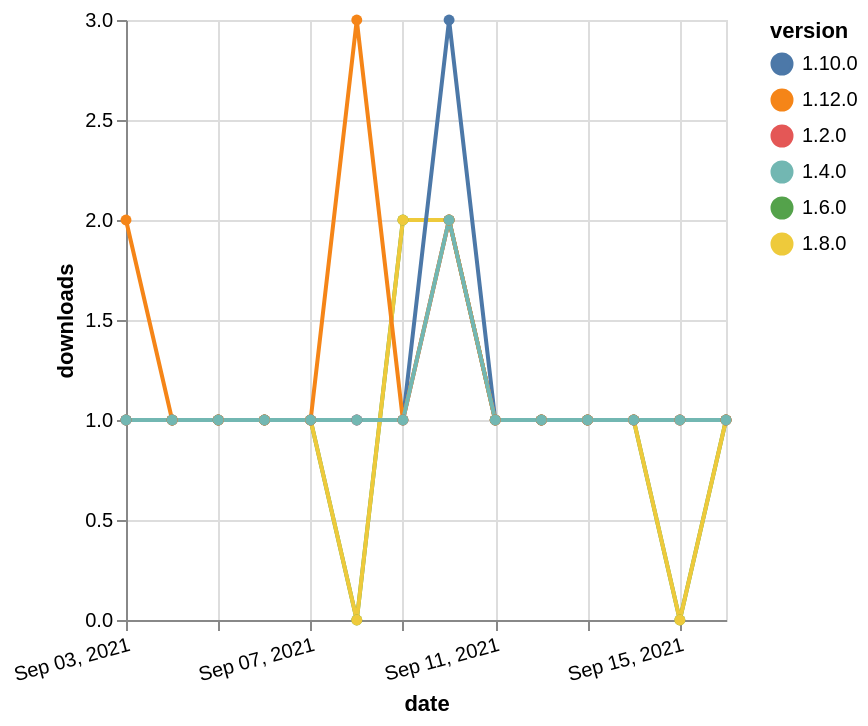

The specification (Vega-Lite) saved for this image:
### Vega-Lite specification from a JSON file in a GitHub repository (floating-point values rounded to 4 significant figures)
{"$schema": "https://vega.github.io/schema/vega-lite/v5.json", "description": "A simple bar chart with embedded data.", "data": {"values": [{"date": "2021-09-03", "total": 185, "delta": 1, "version": "1.6.0"}, {"date": "2021-09-04", "total": 186, "delta": 1, "version": "1.6.0"}, {"date": "2021-09-05", "total": 187, "delta": 1, "version": "1.6.0"}, {"date": "2021-09-06", "total": 188, "delta": 1, "version": "1.6.0"}, {"date": "2021-09-07", "total": 189, "delta": 1, "version": "1.6.0"}, {"date": "2021-09-08", "total": 189, "delta": 0, "version": "1.6.0"}, {"date": "2021-09-09", "total": 191, "delta": 2, "version": "1.6.0"}, {"date": "2021-09-10", "total": 193, "delta": 2, "version": "1.6.0"}, {"date": "2021-09-11", "total": 194, "delta": 1, "version": "1.6.0"}, {"date": "2021-09-12", "total": 195, "delta": 1, "version": "1.6.0"}, {"date": "2021-09-13", "total": 196, "delta": 1, "version": "1.6.0"}, {"date": "2021-09-14", "total": 197, "delta": 1, "version": "1.6.0"}, {"date": "2021-09-15", "total": 197, "delta": 0, "version": "1.6.0"}, {"date": "2021-09-16", "total": 198, "delta": 1, "version": "1.6.0"}, {"date": "2021-09-03", "total": 165, "delta": 1, "version": "1.8.0"}, {"date": "2021-09-04", "total": 166, "delta": 1, "version": "1.8.0"}, {"date": "2021-09-05", "total": 167, "delta": 1, "version": "1.8.0"}, {"date": "2021-09-06", "total": 168, "delta": 1, "version": "1.8.0"}, {"date": "2021-09-07", "total": 169, "delta": 1, "version": "1.8.0"}, {"date": "2021-09-08", "total": 169, "delta": 0, "version": "1.8.0"}, {"date": "2021-09-09", "total": 171, "delta": 2, "version": "1.8.0"}, {"date": "2021-09-10", "total": 173, "delta": 2, "version": "1.8.0"}, {"date": "2021-09-11", "total": 174, "delta": 1, "version": "1.8.0"}, {"date": "2021-09-12", "total": 175, "delta": 1, "version": "1.8.0"}, {"date": "2021-09-13", "total": 176, "delta": 1, "version": "1.8.0"}, {"date": "2021-09-14", "total": 177, "delta": 1, "version": "1.8.0"}, {"date": "2021-09-15", "total": 177, "delta": 0, "version": "1.8.0"}, {"date": "2021-09-16", "total": 178, "delta": 1, "version": "1.8.0"}, {"date": "2021-09-03", "total": 180, "delta": 1, "version": "1.10.0"}, {"date": "2021-09-04", "total": 181, "delta": 1, "version": "1.10.0"}, {"date": "2021-09-05", "total": 182, "delta": 1, "version": "1.10.0"}, {"date": "2021-09-06", "total": 183, "delta": 1, "version": "1.10.0"}, {"date": "2021-09-07", "total": 184, "delta": 1, "version": "1.10.0"}, {"date": "2021-09-08", "total": 185, "delta": 1, "version": "1.10.0"}, {"date": "2021-09-09", "total": 186, "delta": 1, "version": "1.10.0"}, {"date": "2021-09-10", "total": 189, "delta": 3, "version": "1.10.0"}, {"date": "2021-09-11", "total": 190, "delta": 1, "version": "1.10.0"}, {"date": "2021-09-12", "total": 191, "delta": 1, "version": "1.10.0"}, {"date": "2021-09-13", "total": 192, "delta": 1, "version": "1.10.0"}, {"date": "2021-09-14", "total": 193, "delta": 1, "version": "1.10.0"}, {"date": "2021-09-15", "total": 194, "delta": 1, "version": "1.10.0"}, {"date": "2021-09-16", "total": 195, "delta": 1, "version": "1.10.0"}, {"date": "2021-09-03", "total": 239, "delta": 1, "version": "1.2.0"}, {"date": "2021-09-04", "total": 240, "delta": 1, "version": "1.2.0"}, {"date": "2021-09-05", "total": 241, "delta": 1, "version": "1.2.0"}, {"date": "2021-09-06", "total": 242, "delta": 1, "version": "1.2.0"}, {"date": "2021-09-07", "total": 243, "delta": 1, "version": "1.2.0"}, {"date": "2021-09-08", "total": 244, "delta": 1, "version": "1.2.0"}, {"date": "2021-09-09", "total": 245, "delta": 1, "version": "1.2.0"}, {"date": "2021-09-10", "total": 247, "delta": 2, "version": "1.2.0"}, {"date": "2021-09-11", "total": 248, "delta": 1, "version": "1.2.0"}, {"date": "2021-09-12", "total": 249, "delta": 1, "version": "1.2.0"}, {"date": "2021-09-13", "total": 250, "delta": 1, "version": "1.2.0"}, {"date": "2021-09-14", "total": 251, "delta": 1, "version": "1.2.0"}, {"date": "2021-09-15", "total": 252, "delta": 1, "version": "1.2.0"}, {"date": "2021-09-16", "total": 253, "delta": 1, "version": "1.2.0"}, {"date": "2021-09-03", "total": 119, "delta": 2, "version": "1.12.0"}, {"date": "2021-09-04", "total": 120, "delta": 1, "version": "1.12.0"}, {"date": "2021-09-05", "total": 121, "delta": 1, "version": "1.12.0"}, {"date": "2021-09-06", "total": 122, "delta": 1, "version": "1.12.0"}, {"date": "2021-09-07", "total": 123, "delta": 1, "version": "1.12.0"}, {"date": "2021-09-08", "total": 126, "delta": 3, "version": "1.12.0"}, {"date": "2021-09-09", "total": 127, "delta": 1, "version": "1.12.0"}, {"date": "2021-09-10", "total": 129, "delta": 2, "version": "1.12.0"}, {"date": "2021-09-11", "total": 130, "delta": 1, "version": "1.12.0"}, {"date": "2021-09-12", "total": 131, "delta": 1, "version": "1.12.0"}, {"date": "2021-09-13", "total": 132, "delta": 1, "version": "1.12.0"}, {"date": "2021-09-14", "total": 133, "delta": 1, "version": "1.12.0"}, {"date": "2021-09-15", "total": 134, "delta": 1, "version": "1.12.0"}, {"date": "2021-09-16", "total": 135, "delta": 1, "version": "1.12.0"}, {"date": "2021-09-03", "total": 196, "delta": 1, "version": "1.4.0"}, {"date": "2021-09-04", "total": 197, "delta": 1, "version": "1.4.0"}, {"date": "2021-09-05", "total": 198, "delta": 1, "version": "1.4.0"}, {"date": "2021-09-06", "total": 199, "delta": 1, "version": "1.4.0"}, {"date": "2021-09-07", "total": 200, "delta": 1, "version": "1.4.0"}, {"date": "2021-09-08", "total": 201, "delta": 1, "version": "1.4.0"}, {"date": "2021-09-09", "total": 202, "delta": 1, "version": "1.4.0"}, {"date": "2021-09-10", "total": 204, "delta": 2, "version": "1.4.0"}, {"date": "2021-09-11", "total": 205, "delta": 1, "version": "1.4.0"}, {"date": "2021-09-12", "total": 206, "delta": 1, "version": "1.4.0"}, {"date": "2021-09-13", "total": 207, "delta": 1, "version": "1.4.0"}, {"date": "2021-09-14", "total": 208, "delta": 1, "version": "1.4.0"}, {"date": "2021-09-15", "total": 209, "delta": 1, "version": "1.4.0"}, {"date": "2021-09-16", "total": 210, "delta": 1, "version": "1.4.0"}]}, "width": "container", "mark": {"type": "line", "point": {"filled": true}}, "encoding": {"x": {"field": "date", "type": "temporal", "timeUnit": "yearmonthdate", "title": "date", "axis": {"labelAngle": -15}}, "y": {"field": "delta", "type": "quantitative", "title": "downloads"}, "color": {"field": "version", "type": "nominal"}, "tooltip": {"field": "delta"}}}
